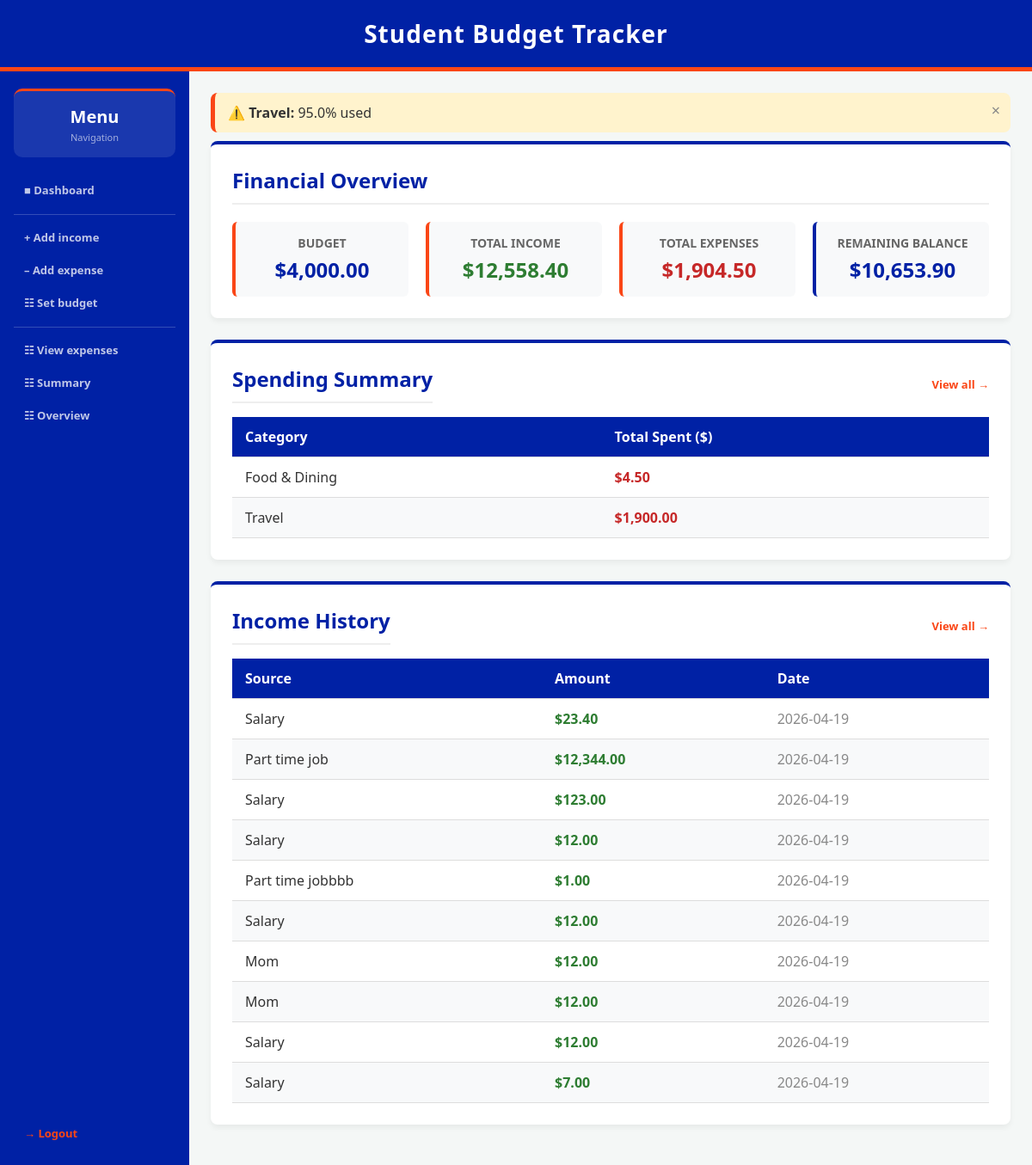
The page /dashboard (signed in) on the database as committed earlier.
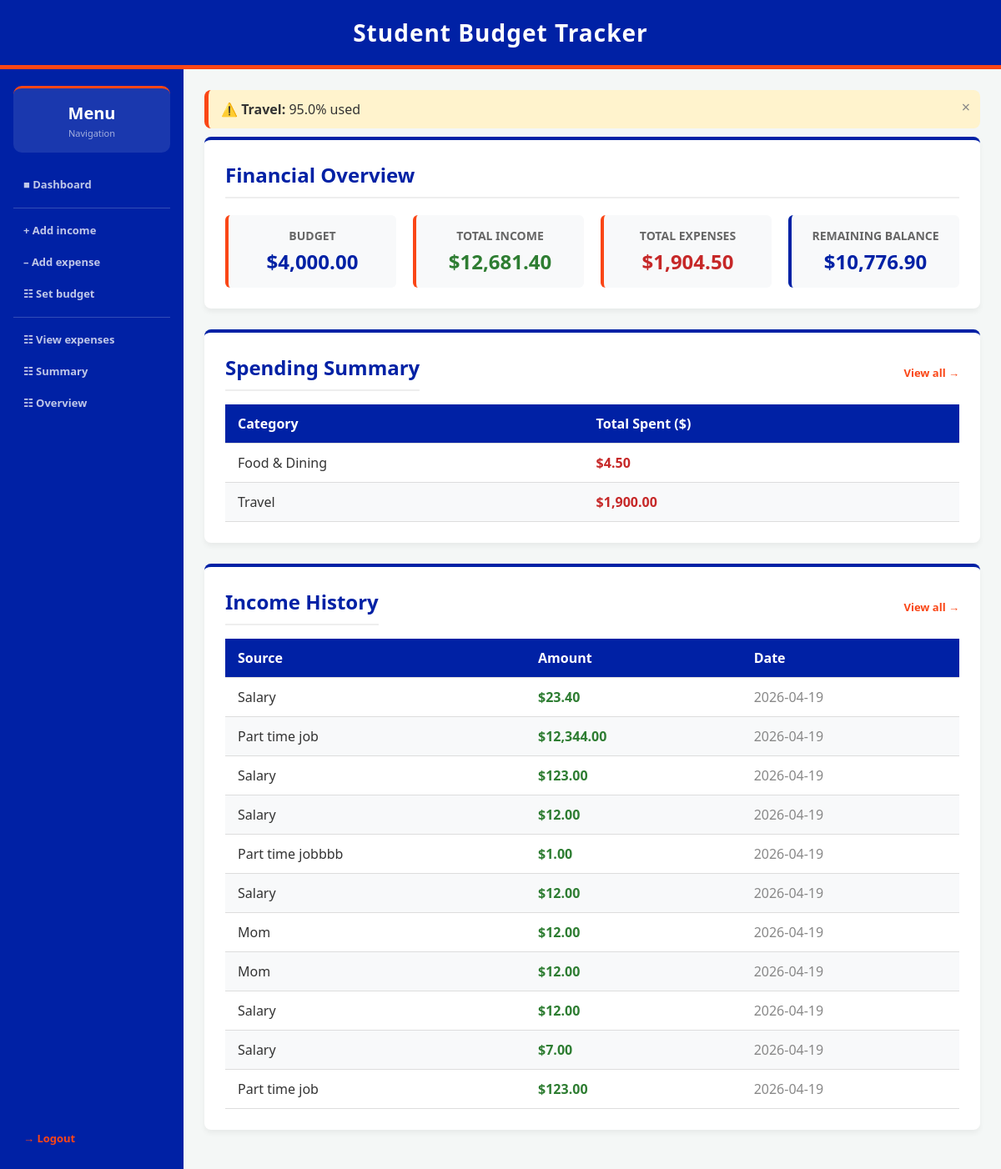
The same page on the database as committed later.
### tables this page shows
CREATE TABLE category_budgets (
    id INTEGER PRIMARY KEY AUTOINCREMENT,
    user_id INTEGER NOT NULL,
    category TEXT NOT NULL,
    amount REAL NOT NULL CHECK(amount > 0),
    FOREIGN KEY (user_id) REFERENCES users (id),
    UNIQUE(user_id, category)
);

CREATE TABLE expenses (
    expense_id INTEGER PRIMARY KEY AUTOINCREMENT,
    user_id INTEGER NOT NULL,
    category TEXT NOT NULL,
    amount REAL NOT NULL CHECK(amount > 0),
    date TIMESTAMP DEFAULT CURRENT_TIMESTAMP, description TEXT DEFAULT "",
    FOREIGN KEY (user_id) REFERENCES users (id)
);

CREATE TABLE incomes (
    income_id INTEGER PRIMARY KEY AUTOINCREMENT,
    user_id INTEGER NOT NULL,
    source TEXT NOT NULL,
    amount REAL NOT NULL,
    date TIMESTAMP DEFAULT CURRENT_TIMESTAMP,
    FOREIGN KEY (user_id) REFERENCES users (id)
);

### app.py (the view)
@app.route('/dashboard')
def dashboard():
    if 'user_id' not in session:
        return redirect(url_for('login'))
    user_id = session['user_id']
    current_budget = data_manager.get_budget(user_id, datetime.now().strftime('%Y-%m'))
    overview = data_manager.get_financial_overview(user_id)
    totals = data_manager.get_category_totals(user_id)
    alert = data_manager.budget_alert(user_id)
    success_message = session.pop('success_message', None)
    budgets = data_manager.get_category_budgets(user_id)
    incomes = data_manager.get_incomes(user_id)
    return render_template('dashboard.html', current_budget=current_budget, overview=overview, totals=totals, alert=alert, success_message=success_message, budgets=budgets, incomes=incomes)

### data_manager.py (called while the page is built)
def get_db_connection():
    return sqlite3.connect(DB_NAME)

def get_category_totals(user_id):
    connection = get_db_connection()
    cursor = connection.cursor()
    cursor.execute("SELECT category, SUM(amount) FROM expenses WHERE user_id = ? GROUP BY category", (user_id,))
    rows = cursor.fetchall()
    connection.close()
    return rows

def get_financial_overview(user_id):
    connection = get_db_connection()
    cursor = connection.cursor()
    cursor.execute("SELECT SUM(amount) FROM incomes WHERE user_id = ?", (user_id,))
    total_income = cursor.fetchone()[0] or 0
    cursor.execute("SELECT SUM(amount) FROM expenses WHERE user_id = ?", (user_id,))
    total_expenses = cursor.fetchone()[0] or 0
    connection.close()
    remaining = round(total_income - total_expenses, 2)
    return {
        'total_income': round(total_income, 2),
        'total_expenses': round(total_expenses, 2),
        'remaining': remaining
    }

def get_incomes(user_id):
    connection = get_db_connection()
    cursor = connection.cursor()
    cursor.execute("SELECT * FROM incomes WHERE user_id = ?", (user_id,))
    incomes = cursor.fetchall()
    connection.close()
    return incomes

### templates/dashboard.html (shortened to what the changed rows need)
{% extends "layout.html" %}
{% block content %}
    {% for category, total in totals %}
        {% set budget = budgets.get(category, 0) %}
        {% if budget and (total / budget * 100) >= 80 %}
        <div style="background-color: {% if (total / budget * 100) >= 100 %}#fdecea{% else %}#fff3cd{% endif %}; border-left: 5px solid {% if (total / budget * 100) >= 100 %}#d32f2f{% else %}var(--uf-orange){% endif %}; padding: 12px 15px; border-radius: 8px; margin-bottom: 10px; font-weight: 500; position:relative;" id="alert-{{ loop.index }}">
            <span onclick="document.getElementById('alert-{{ loop.index }}').style.display='none'" style="position:absolute;right:12px;top:8px;cursor:pointer;font-size:18px;color:#888;">&times;</span>
            {% if (total / budget * 100) >= 100 %}🚨{% else %}⚠️{% endif %}
            <strong>{{ category }}:</strong> {{ (total / budget * 100)|round(1) }}% used
        </div>
        {% endif %}
    {% endfor %}
    <div class="card">
        <h2>Financial Overview</h2>
        <div class="overview-grid">
            <div class="stat-box">
                <span class="label">Total Income</span>
                <span class="value" style="color: #2e7d32;">${{ "{:,.2f}".format(overview.total_income|float) }}</span>
            </div>
            <div class="stat-box" style="border-left-color: var(--uf-blue);">
                <span class="label">Remaining Balance</span>
                <span class="value">${{ "{:,.2f}".format(overview.remaining|float) }}</span>
            </div>
        </div>
    </div>
    <div class="card">
        <div style="display:flex; justify-content:space-between; align-items:center; margin-bottom:1rem;">
            <h2 style="margin:0;">Spending Summary</h2>
        </div>
        {% if totals %}
            <table>
                <thead>
                    <tr>
                        <th>Category</th>
                        <th>Total Spent ($)</th>
                    </tr>
                </thead>
                <tbody>
                    {% for category, total in totals %}
                    <tr>
                        <td>{{ category }}</td>
                        <td style="color: #c62828; font-weight: bold;">${{ "{:,.2f}".format(total|float) }}</td>
                    </tr>
                    {% endfor %}
                </tbody>
            </table>
        {% else %}
            <p>No expenses logged yet. <a href="{{ url_for('add_expense') }}" class="cta-link">Log one now!</a></p>
        {% endif %}
    </div>
    <div class="card">
        <div style="display:flex; justify-content:space-between; align-items:center; margin-bottom:1rem;">
            <h2 style="margin:0;">Income History</h2>
        </div>
        {% if incomes %}
            <table>
                <thead>
                    <tr>
                        <th>Source</th>
                        <th>Amount</th>
                        <th>Date</th>
                    </tr>
                </thead>
                <tbody>
                    {% for income in incomes %}
                    <tr>
                        <td>{{ income[2]|capitalize }}</td>
                        <td style="color: #2e7d32; font-weight: bold;">${{ "{:,.2f}".format(income[3]|float) }}</td>
                        <td style="color: #888;">{{ income[4][:10] }}</td>
                    </tr>
                    {% endfor %}
                </tbody>
            </table>
        {% else %}
            <p>No income logged yet. <a href="{{ url_for('add_income') }}" class="cta-link">Add one now!</a></p>
        {% endif %}
    </div>
{% endblock %}

Rows that differ between the two databases and show on the page:
added incomes: source "Part time job", amount "123.00", date "2026-04-19"
Other text that changed with them:
{{ "{:,.2f}".format(overview.total_income|float) }}: "12,558.40" → "12,681.40"
{{ "{:,.2f}".format(overview.remaining|float) }}: "10,653.90" → "10,776.90"
